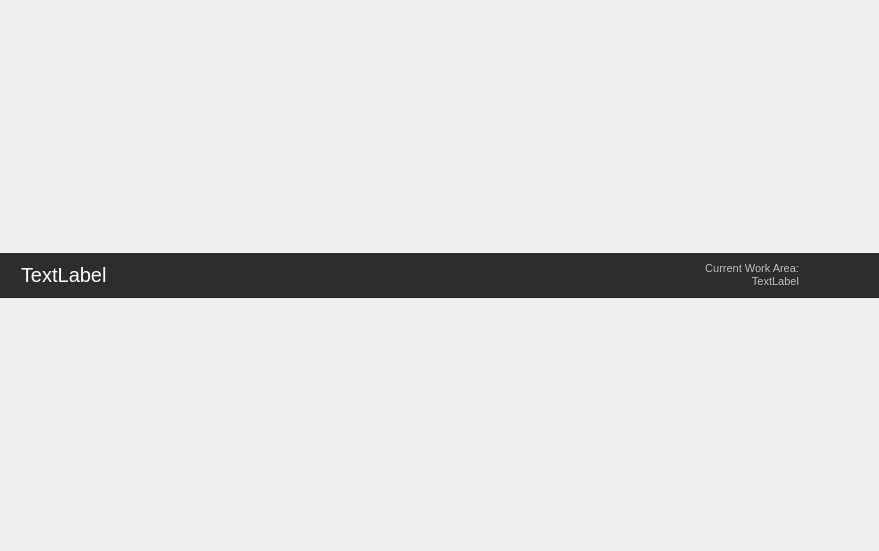
<?xml version="1.0" encoding="UTF-8"?>
<ui version="4.0">
 <class>TankDialog</class>
 <widget class="QDialog" name="TankDialog">
  <property name="geometry">
   <rect>
    <x>0</x>
    <y>0</y>
    <width>879</width>
    <height>551</height>
   </rect>
  </property>
  <property name="windowTitle">
   <string>Dialog</string>
  </property>
  <property name="styleSheet">
   <string notr="true"/>
  </property>
  <layout class="QVBoxLayout" name="verticalLayout_3">
   <property name="spacing">
    <number>0</number>
   </property>
   <property name="leftMargin">
    <number>0</number>
   </property>
   <property name="topMargin">
    <number>0</number>
   </property>
   <property name="rightMargin">
    <number>0</number>
   </property>
   <property name="bottomMargin">
    <number>0</number>
   </property>
   <item>
    <widget class="QStackedWidget" name="stackedWidget">
     <property name="currentIndex">
      <number>0</number>
     </property>
     <widget class="QWidget" name="page_1">
      <property name="styleSheet">
       <string notr="true">QWidget#page_1 {
margin: 0px;
}</string>
      </property>
      <layout class="QVBoxLayout" name="verticalLayout">
       <property name="spacing">
        <number>0</number>
       </property>
       <property name="leftMargin">
        <number>0</number>
       </property>
       <property name="topMargin">
        <number>0</number>
       </property>
       <property name="rightMargin">
        <number>0</number>
       </property>
       <property name="bottomMargin">
        <number>0</number>
       </property>
       <item>
        <widget class="QGroupBox" name="top_group">
         <property name="minimumSize">
          <size>
           <width>0</width>
           <height>45</height>
          </size>
         </property>
         <property name="maximumSize">
          <size>
           <width>16777215</width>
           <height>45</height>
          </size>
         </property>
         <property name="styleSheet">
          <string notr="true">#top_group {
background-color:  #2D2D2D;
border: none;
border-bottom:1px solid #202020;
}
</string>
         </property>
         <property name="title">
          <string/>
         </property>
         <property name="flat">
          <bool>false</bool>
         </property>
         <layout class="QHBoxLayout" name="horizontalLayout">
          <property name="spacing">
           <number>0</number>
          </property>
          <property name="leftMargin">
           <number>4</number>
          </property>
          <property name="topMargin">
           <number>0</number>
          </property>
          <property name="rightMargin">
           <number>1</number>
          </property>
          <property name="bottomMargin">
           <number>1</number>
          </property>
          <item>
           <widget class="QLabel" name="tank_logo">
            <property name="sizePolicy">
             <sizepolicy hsizetype="Maximum" vsizetype="Preferred">
              <horstretch>0</horstretch>
              <verstretch>0</verstretch>
             </sizepolicy>
            </property>
            <property name="text">
             <string/>
            </property>
            <property name="pixmap">
             <pixmap resource="resources.qrc">:/Tank.Platform.Qt/tank_logo.png</pixmap>
            </property>
           </widget>
          </item>
          <item>
           <widget class="QLabel" name="label">
            <property name="styleSheet">
             <string notr="true">/* want this stylesheet to apply to the label but not the tooltip */
QLabel{
    color: white;
    font-size: 20px;
    margin-left: 5px;
    font-family: &quot;Open Sans&quot;;
    font-style: &quot;Regular&quot;;
}</string>
            </property>
            <property name="text">
             <string>TextLabel</string>
            </property>
           </widget>
          </item>
          <item>
           <widget class="QLabel" name="lbl_context">
            <property name="toolTip">
             <string>foo bar</string>
            </property>
            <property name="styleSheet">
             <string notr="true">/* want this stylesheet to apply to the label but not the tooltip */
QLabel {
    color: rgba(250,250,250,180);
    font-size: 11px;
    margin-right: 8px;
    font-family: &quot;Open Sans&quot;;
    font-style: &quot;Regular&quot;;
}


</string>
            </property>
            <property name="text">
             <string>Current Work Area:
TextLabel</string>
            </property>
            <property name="alignment">
             <set>Qt::AlignRight|Qt::AlignTrailing|Qt::AlignVCenter</set>
            </property>
           </widget>
          </item>
          <item>
           <widget class="QToolButton" name="details_show">
            <property name="minimumSize">
             <size>
              <width>34</width>
              <height>34</height>
             </size>
            </property>
            <property name="focusPolicy">
             <enum>Qt::ClickFocus</enum>
            </property>
            <property name="toolTip">
             <string>Click for App Details</string>
            </property>
            <property name="styleSheet">
             <string notr="true">QToolButton{
width: 12px;
height: 20px;
background-image: url(:/Tank.Platform.Qt/arrow.png);
border: none;
background-color: none;
}

QToolButton:hover{
background-image: url(:/Tank.Platform.Qt/arrow_hover.png);
}

QToolButton:pressed{
background-image: url(:/Tank.Platform.Qt/arrow_pressed.png);
}
</string>
            </property>
            <property name="text">
             <string/>
            </property>
            <property name="autoRaise">
             <bool>true</bool>
            </property>
           </widget>
          </item>
          <item>
            <widget class="QToolButton" name="details_hide">
             <property name="minimumSize">
              <size>
               <width>34</width>
               <height>34</height>
              </size>
             </property>
             <property name="focusPolicy">
              <enum>Qt::ClickFocus</enum>
             </property>
             <property name="toolTip">
              <string>Hide App Details</string>
             </property>
             <property name="visible">
              <bool>false</bool>
             </property>
             <property name="styleSheet">
              <string notr="true">QToolButton{
 width: 12px;
 height: 20px;
 background-image: url(:/Tank.Platform.Qt/arrow_flipped.png);
 border: none;
 background-color: none;
 }

 QToolButton:hover{
 background-image: url(:/Tank.Platform.Qt/arrow_flipped_hover.png);
 }

 QToolButton:pressed{
 background-image: url(:/Tank.Platform.Qt/arrow_flipped_pressed.png);
 }
 </string>
             </property>
             <property name="text">
              <string/>
             </property>
             <property name="autoRaise">
              <bool>true</bool>
             </property>
            </widget>
           </item>
         </layout>
        </widget>
       </item>
       <item>
        <layout class="QVBoxLayout" name="target">
         <property name="spacing">
          <number>4</number>
         </property>
        </layout>
       </item>
      </layout>
     </widget>
     <widget class="QWidget" name="page_2">
      <property name="styleSheet">
       <string notr="true">QWidget {
    font-family: &quot;Open Sans&quot;;
    font-style: &quot;Regular&quot;;
}</string>
      </property>
      <layout class="QVBoxLayout" name="verticalLayout_2">
       <property name="leftMargin">
        <number>1</number>
       </property>
       <property name="topMargin">
        <number>1</number>
       </property>
       <property name="rightMargin">
        <number>1</number>
       </property>
       <property name="bottomMargin">
        <number>1</number>
       </property>
       <item>
        <widget class="QGroupBox" name="page_2_group">
         <property name="minimumSize">
          <size>
           <width>0</width>
           <height>100</height>
          </size>
         </property>
         <property name="styleSheet">
          <string notr="true">QGroupBox {
margin: 0px;
}</string>
         </property>
         <property name="title">
          <string/>
         </property>
         <layout class="QHBoxLayout" name="horizontalLayout_2">
          <property name="spacing">
           <number>0</number>
          </property>
          <property name="leftMargin">
           <number>0</number>
          </property>
          <property name="topMargin">
           <number>0</number>
          </property>
          <property name="rightMargin">
           <number>0</number>
          </property>
          <property name="bottomMargin">
           <number>0</number>
          </property>
          <item>
           <spacer name="horizontalSpacer">
            <property name="orientation">
             <enum>Qt::Horizontal</enum>
            </property>
            <property name="sizeType">
             <enum>QSizePolicy::Expanding</enum>
            </property>
            <property name="sizeHint" stdset="0">
             <size>
              <width>145</width>
              <height>20</height>
             </size>
            </property>
           </spacer>
          </item>
          <item>
           <widget class="QLabel" name="label_3">
            <property name="minimumSize">
             <size>
              <width>40</width>
              <height>0</height>
             </size>
            </property>
            <property name="maximumSize">
             <size>
              <width>40</width>
              <height>16777215</height>
             </size>
            </property>
            <property name="text">
             <string/>
            </property>
           </widget>
          </item>
          <item>
           <widget class="QGroupBox" name="gradient">
            <property name="minimumSize">
             <size>
              <width>11</width>
              <height>0</height>
             </size>
            </property>
            <property name="maximumSize">
             <size>
              <width>11</width>
              <height>16777215</height>
             </size>
            </property>
            <property name="styleSheet">
             <string notr="true">#gradient {
background-image: url(:/Tank.Platform.Qt/gradient.png);
border: none;
}</string>
            </property>
            <property name="title">
             <string/>
            </property>
           </widget>
          </item>
          <item>
           <widget class="QScrollArea" name="scrollArea">
            <property name="minimumSize">
             <size>
              <width>400</width>
              <height>0</height>
             </size>
            </property>
            <property name="maximumSize">
             <size>
              <width>400</width>
              <height>16777215</height>
             </size>
            </property>
            <property name="styleSheet">
             <string notr="true">/*
All labels inside this scroll area should be 12px font.
This is to avoid the UI looking different in different app like
maya and nuke which all use slightly different style sheets.
 */
QLabel{
   font-size: 11px;
   margin-bottom: 8px
}
</string>
            </property>
            <property name="widgetResizable">
             <bool>true</bool>
            </property>
            <widget class="QWidget" name="scrollAreaWidgetContents">
             <property name="geometry">
              <rect>
               <x>0</x>
               <y>0</y>
               <width>398</width>
               <height>550</height>
              </rect>
             </property>
             <layout class="QVBoxLayout" name="verticalLayout_4">
              <item>
               <layout class="QHBoxLayout" name="horizontalLayout_4">
                <item>
                 <widget class="QLabel" name="app_icon">
                  <property name="minimumSize">
                   <size>
                    <width>64</width>
                    <height>64</height>
                   </size>
                  </property>
                  <property name="maximumSize">
                   <size>
                    <width>64</width>
                    <height>64</height>
                   </size>
                  </property>
                  <property name="text">
                   <string/>
                  </property>
                  <property name="pixmap">
                   <pixmap resource="resources.qrc">:/Tank.Platform.Qt/default_app_icon_256.png</pixmap>
                  </property>
                  <property name="scaledContents">
                   <bool>true</bool>
                  </property>
                  <property name="alignment">
                   <set>Qt::AlignCenter</set>
                  </property>
                 </widget>
                </item>
                <item>
                 <layout class="QVBoxLayout" name="verticalLayout_8">
                  <property name="spacing">
                   <number>1</number>
                  </property>
                  <item>
                   <widget class="QLabel" name="app_name">
                    <property name="styleSheet">
                     <string notr="true">font-size: 16px;
</string>
                    </property>
                    <property name="text">
                     <string>Publish And Snapshot</string>
                    </property>
                    <property name="alignment">
                     <set>Qt::AlignLeading|Qt::AlignLeft|Qt::AlignVCenter</set>
                    </property>
                   </widget>
                  </item>
                 </layout>
                </item>
               </layout>
              </item>
              <item>
               <widget class="QLabel" name="app_description">
                <property name="maximumSize">
                 <size>
                  <width>350</width>
                  <height>16777215</height>
                 </size>
                </property>
                <property name="text">
                 <string>Tools to see what is out of date in your scene etc etc.</string>
                </property>
                <property name="wordWrap">
                 <bool>true</bool>
                </property>
               </widget>
              </item>
              <item>
               <widget class="QLabel" name="app_tech_details">
                <property name="sizePolicy">
                 <sizepolicy hsizetype="Preferred" vsizetype="Preferred">
                  <horstretch>0</horstretch>
                  <verstretch>0</verstretch>
                 </sizepolicy>
                </property>
                <property name="minimumSize">
                 <size>
                  <width>0</width>
                  <height>22</height>
                 </size>
                </property>
                <property name="maximumSize">
                 <size>
                  <width>16777215</width>
                  <height>22</height>
                 </size>
                </property>
                <property name="text">
                 <string>tk-multi-snapshot, v1.2.3</string>
                </property>
                <property name="alignment">
                 <set>Qt::AlignLeading|Qt::AlignLeft|Qt::AlignVCenter</set>
                </property>
                <property name="wordWrap">
                 <bool>true</bool>
                </property>
               </widget>
              </item>
              <item>
               <layout class="QHBoxLayout" name="horizontalLayout_9">
                <property name="spacing">
                 <number>2</number>
                </property>
                <item>
                 <widget class="QToolButton" name="btn_documentation">
                  <property name="text">
                   <string>Documentation</string>
                  </property>
                 </widget>
                </item>
                <item>
                 <widget class="QToolButton" name="btn_support">
                  <property name="text">
                   <string>Help &amp;&amp; Support</string>
                  </property>
                 </widget>
                </item>
                <item>
                 <spacer name="horizontalSpacer_5">
                  <property name="orientation">
                   <enum>Qt::Horizontal</enum>
                  </property>
                  <property name="sizeHint" stdset="0">
                   <size>
                    <width>0</width>
                    <height>20</height>
                   </size>
                  </property>
                 </spacer>
                </item>
               </layout>
              </item>
              <item>
               <widget class="QLabel" name="label_5">
                <property name="styleSheet">
                 <string notr="true">font-size: 16px;
margin-top: 30px;</string>
                </property>
                <property name="text">
                 <string>Your Current Work Area</string>
                </property>
               </widget>
              </item>
              <item>
               <widget class="Line" name="line">
                <property name="orientation">
                 <enum>Qt::Horizontal</enum>
                </property>
               </widget>
              </item>
              <item>
               <widget class="QLabel" name="app_work_area_info">
                <property name="maximumSize">
                 <size>
                  <width>350</width>
                  <height>16777215</height>
                 </size>
                </property>
                <property name="text">
                 <string>TextLabel</string>
                </property>
                <property name="wordWrap">
                 <bool>true</bool>
                </property>
               </widget>
              </item>
              <item>
               <layout class="QHBoxLayout" name="horizontalLayout_10">
                <property name="spacing">
                 <number>2</number>
                </property>
                <item>
                 <widget class="QToolButton" name="btn_file_system">
                  <property name="text">
                   <string>Jump to File System</string>
                  </property>
                 </widget>
                </item>
                <item>
                 <widget class="QToolButton" name="btn_shotgun">
                  <property name="text">
                   <string>Jump to Flow Production Tracking</string>
                  </property>
                 </widget>
                </item>
                <item>
                 <spacer name="horizontalSpacer_6">
                  <property name="orientation">
                   <enum>Qt::Horizontal</enum>
                  </property>
                  <property name="sizeHint" stdset="0">
                   <size>
                    <width>0</width>
                    <height>20</height>
                   </size>
                  </property>
                 </spacer>
                </item>
               </layout>
              </item>
              <item>
               <widget class="QLabel" name="app_work_area_info_2">
                <property name="maximumSize">
                 <size>
                  <width>350</width>
                  <height>16777215</height>
                 </size>
                </property>
                <property name="text">
                 <string>If you are making changes to configuration or code, use the reload button to quickly load your changes in without having to restart:</string>
                </property>
                <property name="wordWrap">
                 <bool>true</bool>
                </property>
               </widget>
              </item>
              <item>
               <widget class="QToolButton" name="btn_reload">
                <property name="text">
                 <string>Reload Engine and Apps</string>
                </property>
               </widget>
              </item>
              <item>
               <widget class="QLabel" name="config_header">
                <property name="styleSheet">
                 <string notr="true">font-size: 16px;
margin-top: 30px;</string>
                </property>
                <property name="text">
                 <string>Configuration</string>
                </property>
               </widget>
              </item>
              <item>
               <widget class="Line" name="config_line">
                <property name="orientation">
                 <enum>Qt::Horizontal</enum>
                </property>
               </widget>
              </item>
              <item>
               <widget class="QLabel" name="config_label">
                <property name="maximumSize">
                 <size>
                  <width>350</width>
                  <height>16777215</height>
                 </size>
                </property>
                <property name="text">
                 <string>Below is a list of all the configuration settings for this app, as defined in your environment file:</string>
                </property>
                <property name="wordWrap">
                 <bool>true</bool>
                </property>
               </widget>
              </item>
              <item>
               <layout class="QVBoxLayout" name="config_layout">
                <property name="spacing">
                 <number>20</number>
                </property>
               </layout>
              </item>
              <item>
               <spacer name="verticalSpacer_2">
                <property name="orientation">
                 <enum>Qt::Vertical</enum>
                </property>
                <property name="sizeHint" stdset="0">
                 <size>
                  <width>328</width>
                  <height>0</height>
                 </size>
                </property>
               </spacer>
              </item>
             </layout>
            </widget>
           </widget>
          </item>
         </layout>
        </widget>
       </item>
      </layout>
     </widget>
    </widget>
   </item>
  </layout>
 </widget>
 <resources>
  <include location="resources.qrc"/>
 </resources>
 <connections/>
</ui>
